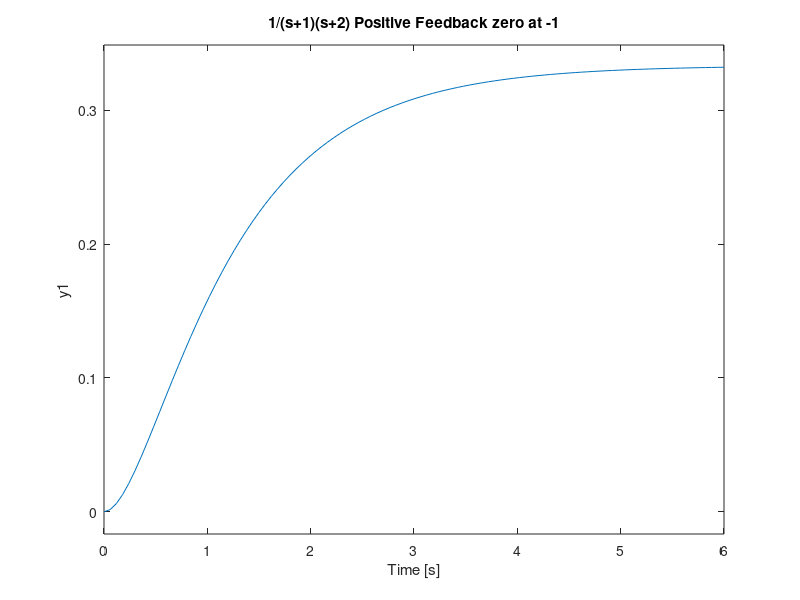
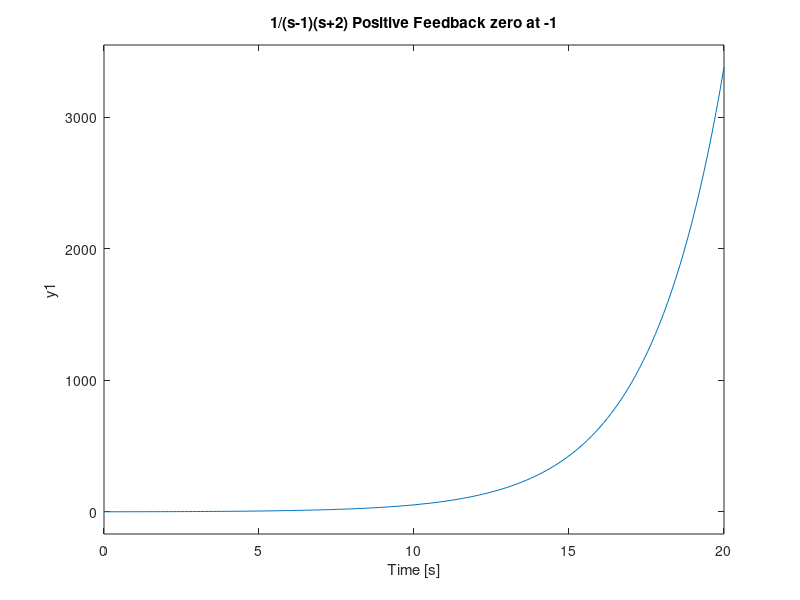
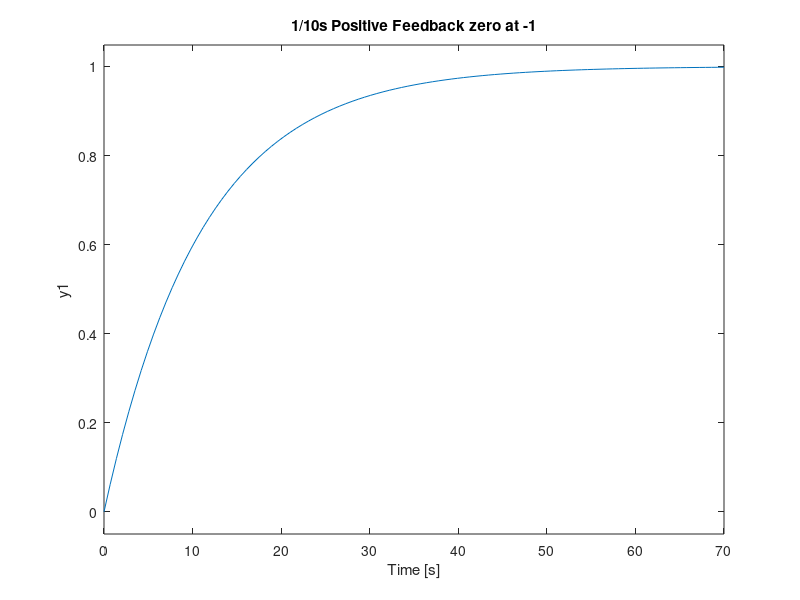
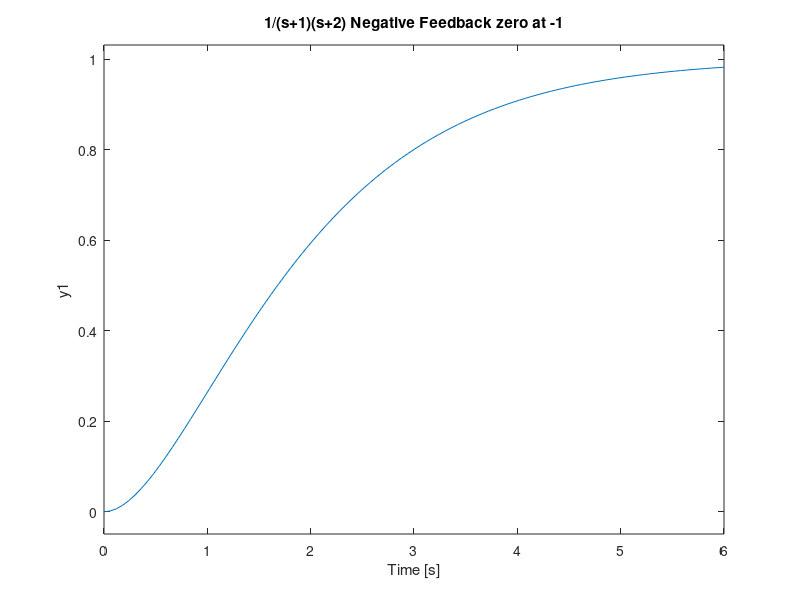

Recreate these plots in MATLAB, in order.
num = 1;
sys1 = [1 3 2];
sys2 = [1 1 -2];
sys3 = [0 10 0];

plant1 = tf(num,sys1);
plant2 = tf(num,sys2);
plant3 = tf(num,sys3);


z = [-1];
p = [];
kp = 1;
fbp = zpk(z,p,kp);

tf1 = feedback(plant1,fbp);
tf2 = feedback(plant2,fbp);
tf3 = feedback(plant3,fbp);

figure(1);
step(tf1);
title('1/(s+1)(s+2) Positive Feedback zero at -1');
grid;

figure(2);
step(tf2);
title('1/(s-1)(s+2) Positive Feedback zero at -1');
grid;

figure(3);
step(tf3);
title('1/10s Positive Feedback zero at -1');
grid;

kn = -1;
fbn = zpk(z,p,kn);

tf11 = feedback(plant1,fbn);
tf21 = feedback(plant2,fbn);
tf31 = feedback(plant3,fbn);

figure(4);
step(tf11);
title('1/(s+1)(s+2) Negative Feedback zero at -1');
grid;

figure(5);
step(tf21);
title('1/(s-1)(s+2) Negative Feedback zero at -1');
grid;

figure(6);
step(tf31);
title('1/10s Negative Feedback zero at -1');
grid;
